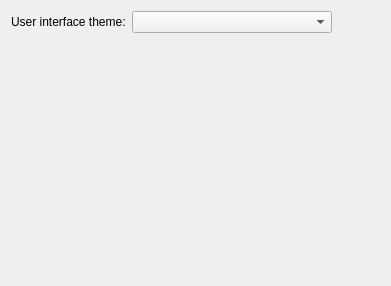
<?xml version="1.0" encoding="UTF-8"?>
<ui version="4.0">
 <class>Theme</class>
 <widget class="QWidget" name="Theme">
  <property name="geometry">
   <rect>
    <x>0</x>
    <y>0</y>
    <width>391</width>
    <height>286</height>
   </rect>
  </property>
  <layout class="QFormLayout" name="formLayout">
   <property name="fieldGrowthPolicy">
    <enum>QFormLayout::ExpandingFieldsGrow</enum>
   </property>
   <item row="0" column="0">
    <widget class="QLabel" name="label">
     <property name="text">
      <string>User interface theme:</string>
     </property>
    </widget>
   </item>
   <item row="0" column="1">
    <widget class="QComboBox" name="ThemeName">
     <property name="minimumSize">
      <size>
       <width>200</width>
       <height>0</height>
      </size>
     </property>
     <property name="RequiresRestart" stdset="0">
      <bool>true</bool>
     </property>
    </widget>
   </item>
   <item row="1" column="0" colspan="2">
    <widget class="QLabel" name="label_2">
     <property name="font">
      <font>
       <pointsize>10</pointsize>
      </font>
     </property>
     <property name="text">
      <string notr="true"/>
     </property>
     <property name="wordWrap">
      <bool>true</bool>
     </property>
    </widget>
   </item>
  </layout>
 </widget>
 <resources/>
 <connections/>
</ui>
